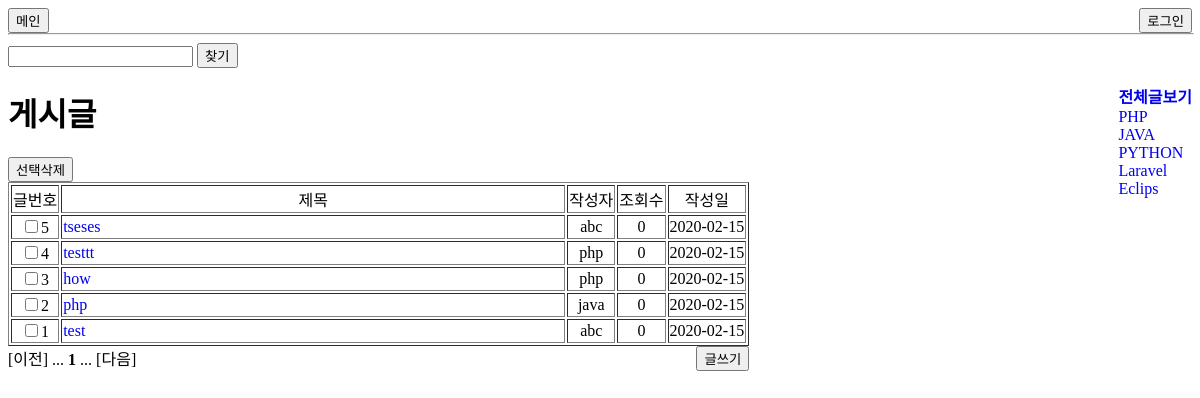
Page /list.php on the committed database.
### tables this page shows
create table contents_tb(
	content_no int primary key auto_increment,
    title varchar(20) not null,
    content mediumtext,
	user_no int,
    category_no int,
    write_dt datetime,
    view_cnt int default 0,
    foreign key (user_no) references user_tb(user_no) on delete cascade,
    foreign key (category_no) references category_tb(category_no) on delete cascade
)default charset = utf8;

create table category_tb(
	category_no int primary key auto_increment,
    category_nm varchar(20) 
)default charset = utf8;

### list.php (the view, shortened to what this page needs)
<!DOCTYPE html>
<html>
<head>
    <link rel="stylesheet" href="list.css">
</head>
<body>
<header>
    <div class='header'>
        <button id="main" onclick="location.href='main.php'">메인</button>
    <?php
    if(isset($_SESSION['id']))
    {   $id = $_SESSION['id'];
        ?>
        <button onclick="location.href='logout.php'"> 로그아웃</button>
        <a href="mypage.php"><button>마이페이지</button></a>
        <?php
        print '<div id="name">'.$id.' 님</div>';
    }
    else
    {?>
        <button onclick="location.href='login.html'"> 로그인</button>
        <?php
    }
    ?>
    </div>
</header>
<hr>
<div>
    <form action="list.php" method="get" autocomplete="off">
        <input type="text" name="search">
        <input type="submit" value="찾기">
    </form>
</div>
<div class="main">
<div class='main_content'>
<h1>게시글</h1>
<?php
$pdo = DB_conn();
try
{   $query = "SELECT is_admin from user_tb where id='$id'";
    $stmh = $pdo->prepare($query);
    $stmh->execute();
}
catch(PDOException $e){print 'err: '.$e->getMessage();}
$row = $stmh->fetch(PDO::FETCH_ASSOC);
$power = $row['is_admin'];
if($power==0)
{?>
    <form action="delete.php" method="POST">
        <input type="submit" value="선택삭제">
<?php
}
$category = 0;
$category_nm = '';
try
{
    if(isset($_GET['search']) && $category==0)
    {   $key = $_GET['search'];
        $query = "SELECT count(content_no) as total FROM list_view where title like '%$key%'";
        $stmh=$pdo->prepare($query);
        $stmh->execute();
    }
    elseif(isset($_GET['search']) && $category>0)
    {   $key = $_GET['search'];
        $query = "SELECT count(content_no) as total FROM list_view where title like '%$key%' and category_no=$category";
        $stmh=$pdo->prepare($query);
        $stmh->execute();
    }
    elseif($category>0)
    {   $query = "SELECT count(content_no) as total FROM list_view where category_no=$category";
        $stmh=$pdo->prepare($query);
        $stmh->execute();
    }
    else
    {   $query = "SELECT count(content_no) as total FROM list_view";
        $stmh=$pdo->prepare($query);
        $stmh->execute();
    }
}
catch(PDOException $e)
{   print 'err: '. $e->getMessage();   }
$row=$stmh->fetch(PDO::FETCH_ASSOC);
$total = $row['total'];
$page_set = 10;
$block_set = 5;
$total_page = ceil ($total / $page_set);
$total_block = ceil ($total_page / $block_set);
$page = 1;
$block = ceil ($page / $block_set);
$limit_idx = ($page - 1) * $page_set;
try
{
    if(isset($key) && $category==0)
    {   $query = "SELECT * from list_view where title like '%$key%' order by content_no desc limit $limit_idx, $page_set";
        $stmh=$pdo->prepare($query);
        $stmh->execute();
        print $key . ' 검색결과';
    }
    else
    if(isset($key) && $category>0)
    {   $query = "SELECT * from list_view where title like '%$key%' and category_no=$category order by content_no desc limit $limit_idx, $page_set";
        $stmh=$pdo->prepare($query);
        $stmh->execute();
        ?>
        <script>// 카테고리 이름으로 게시판 이름 변경
            $(document).ready(function(){
                $("h1").text("<?= $category_nm ?>");
            });
        </script>
        <?php
    }
    else
    if($category>0)
    {   $query = "SELECT * from list_view where category_no=$category order by content_no desc limit $limit_idx, $page_set";
        $stmh=$pdo->prepare($query);
        $stmh->execute();
        ?>
        <script>// 카테고리 이름으로 게시판 이름 변경
            $(document).ready(function(){
                $("h1").text("<?= $category_nm ?>");
            });
        </script>
        <?php
    }
    else
    {   $query = "SELECT * from list_view order by content_no desc limit $limit_idx, $page_set";
        $stmh=$pdo->prepare($query);
        $stmh->execute();
    }
}
catch(PDOException $e)
{   print 'err: '. $e->getMessage();   }
?>
<table border=1>
    <tr align="center">
        <td>글번호</td><td>제목</td><td>작성자</td><td>조회수</td><td>작성일</td>
    </tr>
<?php
if($power==0)
{   while($row=$stmh->fetch(PDO::FETCH_ASSOC))
    {   print "<tr>";
        print "<td align=center><input type='checkbox' name='check[]' value='".$row['content_no']."'>" . $row['content_no'] . "</td>";
        print "<td width=500px><a href='show.php?content_no=". $row['content_no'] ."'>" . $row['title'] . "</a></td>";
        print "<td align=center>".$row['id']."</td>";
        print "<td align=center>".$row['view_cnt']."</td>";
        $date = $row['write_dt'];
        $dateVal = substr($date,0,10);
        print "<td align=center>".$dateVal."</td>";
        print "</tr>";
    }
}
else
{   while($row=$stmh->fetch(PDO::FETCH_ASSOC))
    {   print "<tr>";
        print "<td align=center>" . $row['content_no'] . "</td>";
        print "<td width=500px><a href='show.php?content_no=". $row['content_no'] ."'>" . $row['title'] . "</a></td>";
        print "<td align=center>".$row['id']."</td>";
        print "<td align=center>".$row['view_cnt']."</td>";
        $date = $row['write_dt'];
        $dateVal = substr($date,0,10);
        print "<td align=center>".$dateVal."</td>";
        print "</tr>";
    }
}
?>
</table>
</form>
<?php
$first_page = (($block - 1) * $block_set) + 1;
$last_page = min ($total_page, $block * $block_set);
$prev_page = $page - 1;
$next_page = $page + 1;
$prev_block = $block - 1;
$next_block = $block + 1;
$prev_block_page = $prev_block * $block_set;
$next_block_page = $next_block * $block_set - ($block_set - 1);
print ($prev_page > 0) ? "<a href='".$_SERVER['PHP_SELF']."?page=$prev_page'>[이전]</a> " : "[이전] ";
print ($prev_block > 0) ? "<a href='".$_SERVER['PHP_SELF']."?page=$prev_block_page'>...</a> " : "... ";
for ($i=$first_page; $i<=$last_page; $i++) {
    print ($i != $page) ? "<a href='".$_SERVER['PHP_SELF']."?category=$category&page=$i'>$i</a> " : "<b>$i</b> ";
}
print ($next_block <= $total_block) ? "<a href='".$_SERVER['PHP_SELF']."?page=$next_block_page'>...</a> " : "... ";
print ($next_page <= $total_page) ? "<a href='".$_SERVER['PHP_SELF']."?page=$next_page'>[다음]</a>" : "[다음]";
?>
<button onclick="location.href='insert.php'">글쓰기</button>
</div>
<div class='category'>
    <ul>
        <a href="list.php?category=0"><li><b>전체글보기</b></li></a>
        <?php
        try
        {   $query = "SELECT * from category_tb";
            $stmh = $pdo->prepare($query);
            $stmh->execute();
        }
        catch(PDOException $e){ print 'err: '.$e->getMessage(); }
        while($row=$stmh->fetch(PDO::FETCH_ASSOC))
        {   $cg_no = $row['category_no'];
            $cg_nm = $row['category_nm'];
            print "<a href='list.php?category=$cg_no'><li>$cg_nm</li></a>";
        }
        ?>
    </ul>
</div>
</div>
</body>
</html>

### list.css (style rules this page uses)
.main { margin:0 auto; }
.main_content { float: left; }
.category { float: right; }
ul { list-style: none; }
a:link { text-decoration: none; }
button { float: right; }
hr { width:100%; top:26px; }
#main { float: left; }

### rows in the picture
contents_tb: content_no "5", title "tseses", id "abc", view_cnt "0", write_dt "2020-02-15"
contents_tb: content_no "4", title "testtt", id "php", view_cnt "0", write_dt "2020-02-15"
contents_tb: content_no "3", title "how", id "php", view_cnt "0", write_dt "2020-02-15"
contents_tb: content_no "2", title "php", id "java", view_cnt "0", write_dt "2020-02-15"
contents_tb: content_no "1", title "test", id "abc", view_cnt "0", write_dt "2020-02-15"
category_tb: category_nm "PHP"
category_tb: category_nm "JAVA"
category_tb: category_nm "PYTHON"
category_tb: category_nm "Laravel"
category_tb: category_nm "Eclips"
